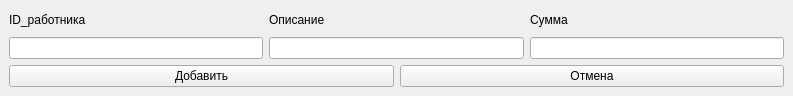
<?xml version="1.0" encoding="UTF-8"?>
<ui version="4.0">
 <class>new_request</class>
 <widget class="QMainWindow" name="new_request">
  <property name="geometry">
   <rect>
    <x>0</x>
    <y>0</y>
    <width>793</width>
    <height>96</height>
   </rect>
  </property>
  <property name="windowTitle">
   <string>MainWindow</string>
  </property>
  <widget class="QWidget" name="centralwidget">
   <property name="sizePolicy">
    <sizepolicy hsizetype="Fixed" vsizetype="Fixed">
     <horstretch>0</horstretch>
     <verstretch>0</verstretch>
    </sizepolicy>
   </property>
   <property name="minimumSize">
    <size>
     <width>793</width>
     <height>96</height>
    </size>
   </property>
   <property name="maximumSize">
    <size>
     <width>793</width>
     <height>96</height>
    </size>
   </property>
   <layout class="QGridLayout" name="gridLayout_3">
    <item row="0" column="0">
     <layout class="QGridLayout" name="gridLayout_2">
      <item row="0" column="0">
       <layout class="QHBoxLayout" name="horizontalLayout_3">
        <item>
         <layout class="QVBoxLayout" name="verticalLayout_4">
          <item>
           <widget class="QLabel" name="label_2">
            <property name="text">
             <string>ID_работника</string>
            </property>
           </widget>
          </item>
          <item>
           <widget class="QLineEdit" name="id_work"/>
          </item>
         </layout>
        </item>
        <item>
         <layout class="QVBoxLayout" name="verticalLayout_7">
          <item>
           <widget class="QLabel" name="label_4">
            <property name="text">
             <string>Описание</string>
            </property>
           </widget>
          </item>
          <item>
           <widget class="QLineEdit" name="desc"/>
          </item>
         </layout>
        </item>
        <item>
         <layout class="QVBoxLayout" name="verticalLayout">
          <item>
           <widget class="QLabel" name="label_5">
            <property name="text">
             <string>Сумма</string>
            </property>
           </widget>
          </item>
          <item>
           <widget class="QLineEdit" name="amount"/>
          </item>
         </layout>
        </item>
       </layout>
      </item>
     </layout>
    </item>
    <item row="1" column="0">
     <layout class="QGridLayout" name="gridLayout">
      <item row="0" column="0">
       <layout class="QHBoxLayout" name="horizontalLayout_2">
        <item>
         <widget class="QPushButton" name="decline">
          <property name="text">
           <string>Добавить</string>
          </property>
         </widget>
        </item>
        <item>
         <widget class="QPushButton" name="add">
          <property name="text">
           <string>Отмена</string>
          </property>
         </widget>
        </item>
       </layout>
      </item>
     </layout>
    </item>
   </layout>
  </widget>
 </widget>
 <resources/>
 <connections/>
</ui>
